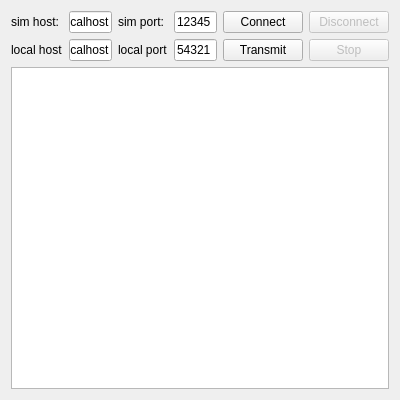
<?xml version="1.0" encoding="UTF-8"?>
<ui version="4.0">
 <class>Widget</class>
 <widget class="QWidget" name="Widget">
  <property name="geometry">
   <rect>
    <x>0</x>
    <y>0</y>
    <width>400</width>
    <height>400</height>
   </rect>
  </property>
  <property name="windowTitle">
   <string>Widget</string>
  </property>
  <property name="windowFilePath">
   <string notr="true"/>
  </property>
  <layout class="QVBoxLayout" name="verticalLayout">
   <item>
    <layout class="QGridLayout" name="gridLayout">
     <item row="0" column="4">
      <widget class="QPushButton" name="btReciveStart">
       <property name="text">
        <string notr="true">Connect</string>
       </property>
      </widget>
     </item>
     <item row="0" column="3">
      <widget class="QLineEdit" name="simPort">
       <property name="enabled">
        <bool>true</bool>
       </property>
       <property name="text">
        <string notr="true">12345</string>
       </property>
       <property name="maxLength">
        <number>5</number>
       </property>
      </widget>
     </item>
     <item row="0" column="1">
      <widget class="QLineEdit" name="simHost">
       <property name="enabled">
        <bool>true</bool>
       </property>
       <property name="text">
        <string notr="true">localhost</string>
       </property>
      </widget>
     </item>
     <item row="1" column="0">
      <widget class="QLabel" name="lbLocalHost">
       <property name="text">
        <string notr="true">local host</string>
       </property>
      </widget>
     </item>
     <item row="0" column="0">
      <widget class="QLabel" name="lbSimHost">
       <property name="text">
        <string notr="true">sim host:</string>
       </property>
      </widget>
     </item>
     <item row="0" column="2">
      <widget class="QLabel" name="lbSimPort">
       <property name="text">
        <string notr="true">sim port:</string>
       </property>
      </widget>
     </item>
     <item row="0" column="5">
      <widget class="QPushButton" name="btReciveStop">
       <property name="enabled">
        <bool>false</bool>
       </property>
       <property name="text">
        <string notr="true">Disconnect</string>
       </property>
      </widget>
     </item>
     <item row="1" column="1">
      <widget class="QLineEdit" name="localHost">
       <property name="text">
        <string notr="true">localhost</string>
       </property>
      </widget>
     </item>
     <item row="1" column="2">
      <widget class="QLabel" name="lbLocalPort">
       <property name="text">
        <string notr="true">local port</string>
       </property>
      </widget>
     </item>
     <item row="1" column="3">
      <widget class="QLineEdit" name="localPort">
       <property name="text">
        <string notr="true">54321</string>
       </property>
       <property name="maxLength">
        <number>5</number>
       </property>
      </widget>
     </item>
     <item row="1" column="4">
      <widget class="QPushButton" name="btTransmitStart">
       <property name="text">
        <string notr="true">Transmit</string>
       </property>
      </widget>
     </item>
     <item row="1" column="5">
      <widget class="QPushButton" name="btTransmitStop">
       <property name="enabled">
        <bool>false</bool>
       </property>
       <property name="text">
        <string notr="true">Stop</string>
       </property>
      </widget>
     </item>
    </layout>
   </item>
   <item>
    <widget class="QListWidget" name="listWidget"/>
   </item>
  </layout>
 </widget>
 <layoutdefault spacing="6" margin="11"/>
 <resources/>
 <connections/>
</ui>
